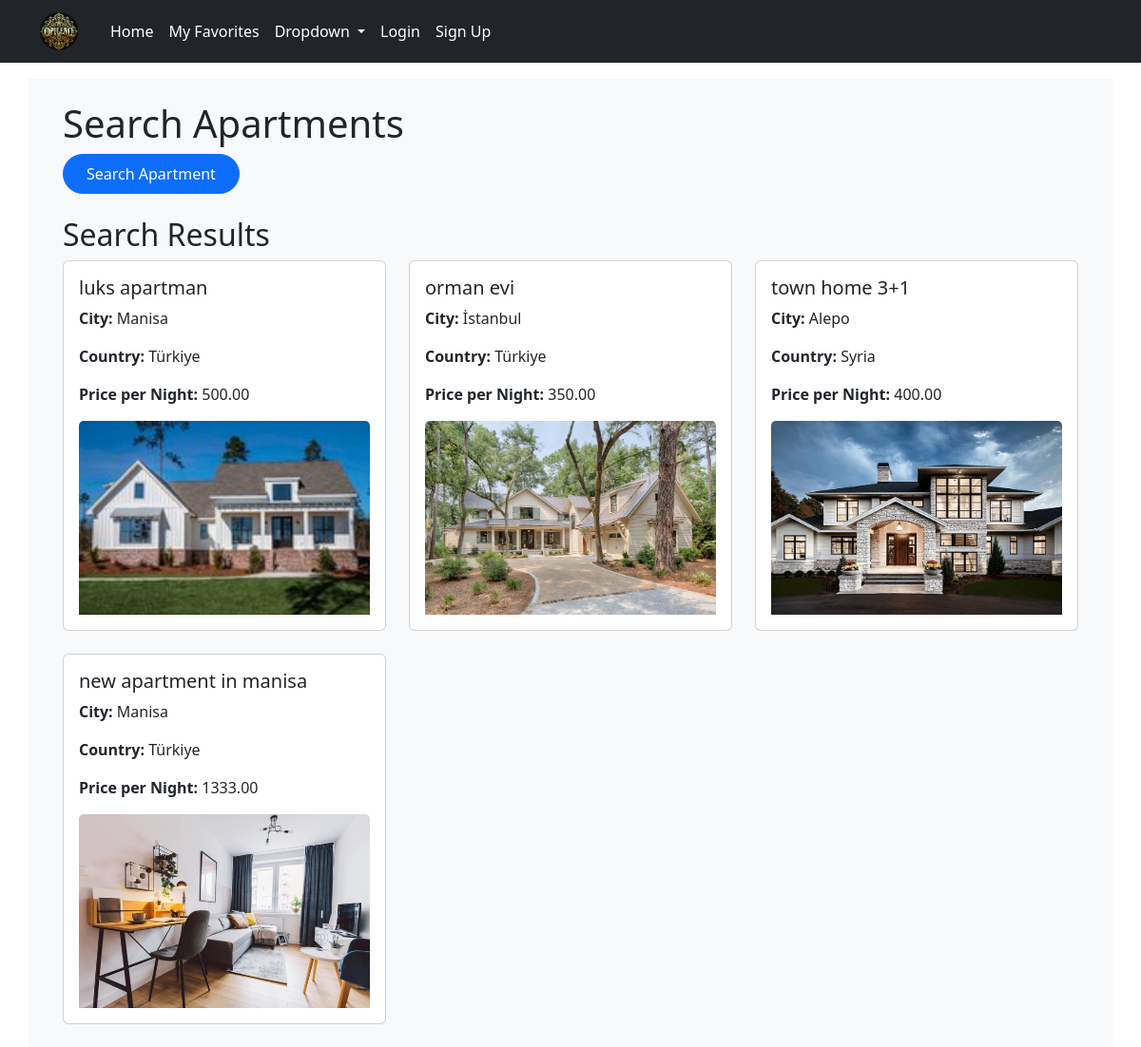
The app's page /search/, older data.
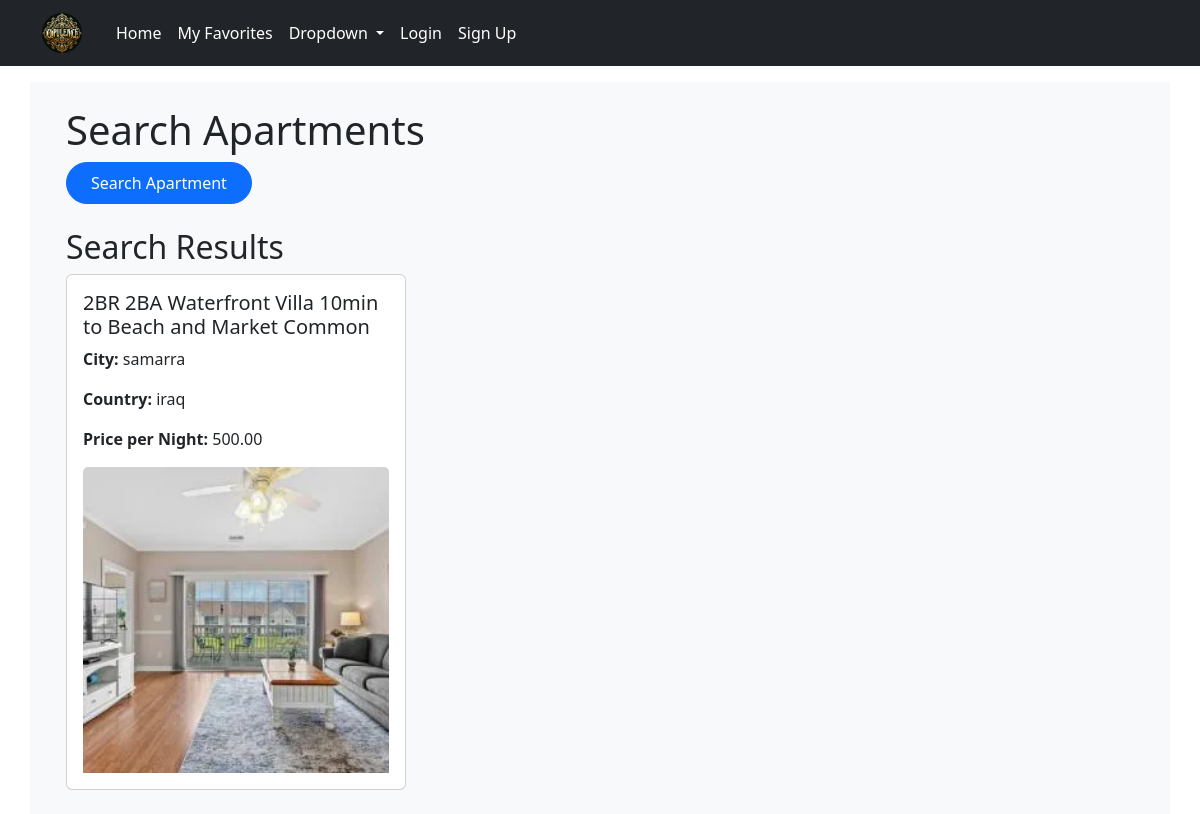
The same page, newer data.
### apartments/models.py (models this page shows, shortened)
class Apartment(models.Model):
    category = models.ForeignKey(Category, on_delete=models.CASCADE)
    country=models.ForeignKey(Country,on_delete=models.SET_NULL,null=True,blank=True)
    city = models.ForeignKey(City, on_delete=models.CASCADE)
    apt_name = models.CharField(max_length=255)
    description = models.TextField()
    cover_image=models.ImageField(upload_to='covers/',null=True)
    district = models.CharField(max_length=30)
    is_active = models.BooleanField(default=True)
    is_booked = models.BooleanField(default=False)
    rooms = models.IntegerField()
    beds = models.IntegerField()
    bath_rooms = models.IntegerField()
    wifi = models.BooleanField(default=False)
    tv = models.BooleanField(default=False)
    price_per_night = models.DecimalField(max_digits=10, decimal_places=2)
    user = models.ForeignKey(settings.AUTH_USER_MODEL, null=True, blank=True, on_delete=models.CASCADE)
    created_at = models.DateTimeField(auto_now_add=True,null=True)
    updated_at = models.DateTimeField(auto_now=True,null=True)

class City(models.Model):
    city_name = models.CharField(max_length=100)
    city_image=models.ImageField(upload_to="cities/",null=True,blank=True)
    postal_code = models.IntegerField()
    country = models.ForeignKey(Country, on_delete=models.CASCADE)
    def __str__(self):
        return self.city_name

class Country(models.Model):
    country_name = models.CharField(max_length=100)
    country_image=models.ImageField(upload_to='countries/', blank=True, null=True)
    def __str__(self):
        return self.country_name

### apartments/views.py (the view)
# urls.py: path('search/', views.search_apartments, name='search_apartments'),
def search_apartments(request):
    country_name=request.GET.get("country_input")
    country_id=request.GET.get("country_id")
    category_id=request.GET.get("category")
    city_name = request.GET.get("city_input")
    city_select = request.GET.get("city_select")
    n_rooms = request.GET.get("n_rooms")
    price_starts = request.GET.get("price_starts")
    price_ends = request.GET.get("price_ends")
    apartments = Apartment.objects.all()
    if country_name:
        apartments = apartments.filter(country__country_name__contains=country_name)
    if country_id:
        apartments = apartments.filter(country=country_id)
    if category_id:
        apartments = apartments.filter(category=category_id)
    if city_name:
        apartments = apartments.filter(city__city_name__contains=city_name)
    if city_select:
        apartments = apartments.filter(city__city_name=city_select)
    if n_rooms:
        apartments = apartments.filter(rooms__gte=n_rooms)
    if  price_starts and price_ends:
        apartments = apartments.filter(price_per_night__range=(price_starts, price_ends))
    elif price_starts:
        apartments = apartments.filter(price_per_night__gte=price_starts)
    elif price_ends:
        apartments = apartments.filter(price_per_night__lte=price_ends)
    context = {
        'apartments': apartments,
        'cities': City.objects.all(),
        'countries': Country.objects.all().order_by('country_name'),
    }
    return render(request, 'apartment/find_apartment.html', context)

### templates/apartment/find_apartment.html (shortened to what this page needs)
<!DOCTYPE html>
{% extends "base.html" %}
{% block content %}
<div class="container bg-light p-4 mt-3">
<div class="container">
    <h1>Search Apartments</h1>
    {% include "partials/search_bar.html" %}
</div>
{% if apartments %}
<div class="container">
    <h2 class="mt-4">Search Results</h2>
    <div class="row row-cols-1 row-cols-md-2 row-cols-lg-3 g-4">
        {% for apartment in apartments %}
        <div class="col">
            <a href="{% url 'detail' apartment.id %}" class="card text-decoration-none">
                <div class="card-body">
                    <h5 class="card-title">{{ apartment.apt_name }}</h5>
                    <p class="card-text"><strong>City:</strong> {{ apartment.city }}</p>
                    <p class="card-text"><strong>Country:</strong> {{ apartment.country }}</p>
                    <p class="card-text"><strong>Price per Night:</strong> {{ apartment.price_per_night }}</p>
                    {% if apartment.cover_image %}
                    <img src="{{ apartment.cover_image.url }}" class="card-img-top" alt="Apartment Image">
                    {% endif %}
                </div>
            </a>
        </div>
        {% endfor %}
    </div>
</div>
{% else %}
<div class="container mt-4">
    <p>No apartments found.</p>
</div>
{% endif %}
</div>
{% endblock content %}

### templates/base.html (shortened to what this page needs)
<!DOCTYPE html>
<html lang="en">
<head>
  {% load static %}
    <link rel="stylesheet" href="{% static "css/style.css" %} ">
    <link rel="stylesheet" href="https://cdn.jsdelivr.net/npm/daterangepicker/daterangepicker.css">
    <link rel="stylesheet" href="https://cdn.jsdelivr.net/npm/bootstrap-icons@1.11.3/font/bootstrap-icons.min.css">
    <link href="https://cdn.jsdelivr.net/npm/bootstrap@5.3.3/dist/css/bootstrap.min.css" rel="stylesheet">
</head>
<body>
  {% include "partials/navbar.html" %}
    {% block content %}
    {% endblock content %}
</body>
</html>

### templates/partials/navbar.html (shortened to what this page needs)
{% load static %}
<nav class="navbar navbar-expand-lg navbar-dark bg-dark">
    <div class="container">
        <a class="navbar-brand" href="{% url "index" %}">
            <img src="{% static "/images/logo.png" %}" style="width: 40px; padding: 0; margin-right: 10px;" alt="logo">
        </a>
        <div class="collapse navbar-collapse" id="navbarSupportedContent">
            <ul class="navbar-nav mr-auto">
                <li class="nav-item">
                    <a class="nav-link" href="{% url "index" %}" style="color: white;">Home</a>
                </li>
                <li class="nav-item">
                    <a class="nav-link" href="{% url "favorite_list" %}" style="color: white;">My Favorites</a>
                </li>
                <li class="nav-item dropdown">
                    <a class="nav-link dropdown-toggle" href="#" id="navbarDropdown" role="button" data-toggle="dropdown" aria-expanded="false" style="color: white;">
                        Dropdown
                    </a>
                </li>
            </ul>
            <ul class="navbar-nav ml-auto">
                {% if not user.is_authenticated %}
                <li class="nav-item">
                    <a class="nav-link" href="{% url "users_login" %}" style="color: white;">Login</a>
                </li>
                <li class="nav-item">
                    <a class="nav-link" href="{% url "users_register" %}" style="color: white;">Sign Up</a>
                </li>
                {% endif %}
            </ul>
        </div>
    </div>
</nav>

### templates/partials/search_bar.html (shortened to what this page needs)
<button type="button" class="btn btn-primary rounded-pill px-4 py-2" onclick="showSearch()">Search Apartment</button>

### BookingSystem/static/css/style.css (style rules this page uses)
body { background-color: black; color: white; }

Row changes from the older to the newer data that the page shows:
removed Apartment: apt_name "luks apartman", city "Manisa", country "Türkiye", price_per_night "500.00", cover_image (picture)
removed Apartment: apt_name "orman evi", city "İstanbul", country "Türkiye", price_per_night "350.00", cover_image (picture)
removed Apartment: apt_name "town home 3+1", city "Alepo", country "Syria", price_per_night "400.00", cover_image (picture)
removed Apartment: apt_name "new apartment in manisa", city "Manisa", country "Türkiye", price_per_night "1333.00", cover_image (picture)
added Apartment: apt_name "2BR 2BA Waterfront Villa 10min to Beach and Market Common", city "samarra", country "iraq", price_per_night "500.00", cover_image (picture)
